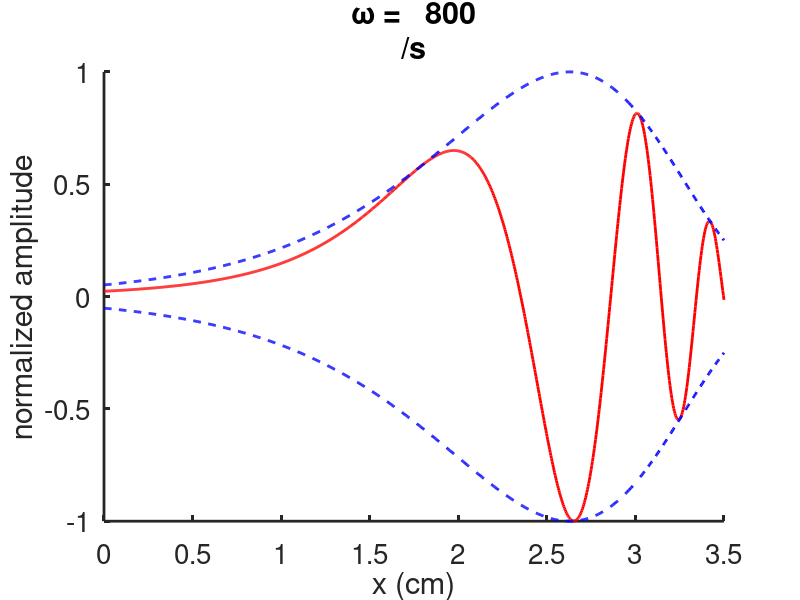
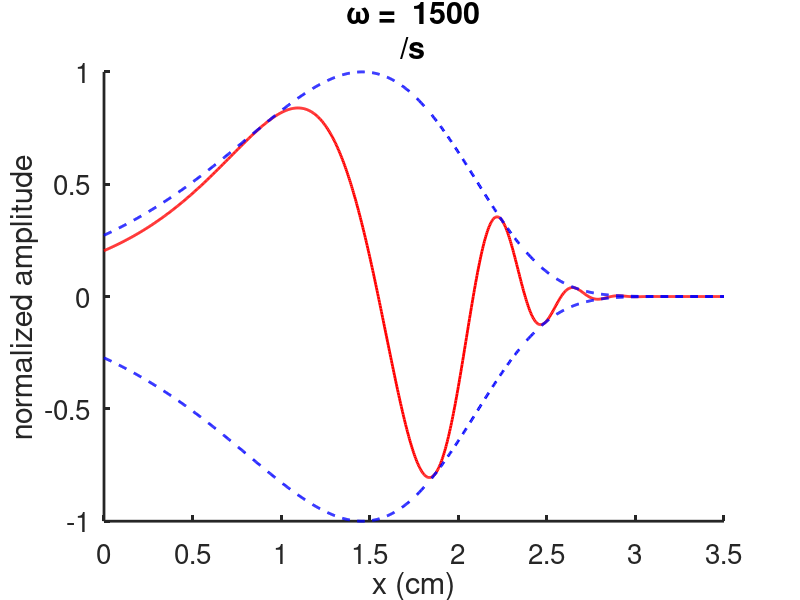

Write the MATLAB code that produced these figures, in order.
%-------------------------------------------------------------------
%
% Simulate deep-water waves in the cochlea.
% 
% For Chapter 20, Section 20.2.4 of
% Keener and Sneyd, Mathematical Physiology, 3rd Edition, Springer.
%
% Written by James Keener and James Sneyd
%
%-------------------------------------------------------------------

clear all
close all
clc
set(0,                           ...
   'defaultaxesfontsize', 20,   ...
   'defaultaxeslinewidth', 2.0, ...
   'defaultlinelinewidth', 2.0, ...
   'defaultpatchlinewidth', 0.7);
L = 3.5;   % Units of cm
l = 3.5;
N = 1000;
x = linspace(0,L,N);
wlist = [800,1500];
igorout = [];
for wj=1:2
    w=wlist(wj);    
    sigma = l/L;    
    k0 = 1e7;
    r0 = 3000;
    F0 = 1000;
    lam = 1.5;
    rho = 1;
    k = k0*exp(-lam*x); 
    r = r0*exp(-lam*x);
    Z = (r + k/(1i*w));
    Z0 = (r0 + k0/(1i*w));
    Y = 2./Z;
    eta0 = F0/Z0;
    
    intY = 2*1i*w*(exp(lam*x) - 1)/(lam*(1i*w*r0 + k0));
    eta = -1i*rho*eta0.*Y.*exp(-w*rho*intY);
       
    figure(wj)
        plot(x,eta/max(abs(eta)),'r')
        hold on
        plot(x,abs(eta)/max(abs(eta)),'--b','LineWidth',2)
        plot(x,-abs(eta)/max(abs(eta)),'--b','LineWidth',2)
        hold off
        xlim([0,L])
        box off
        formatSpecF = '%6.0f\n'; 
        title(strcat('\omega = ',sprintf(formatSpecF,w),'/s'))
        ylabel('normalized amplitude')
        xlabel('x (cm)')

    igorout = [igorout x' real(eta/max(abs(eta)))' abs(eta/max(eta))' -abs(eta/max(eta))'];
end

%writematrix(igorout,'deep.dat')  % for external plotting




% figure(2)
% % test with the analytic solution
% beta = 2*rho*(w^2)*(w*r0 + 1i*k0)/(lam*(k0^2 + w^2*r0^2));
% xi = w*rho/(1i*w*r0+k0);
% eta2 = 2*eta0*xi*exp(lam*x + beta*(1-exp(lam*x)));
% plot(x,eta2,'r','LineWidth',2)
% hold on
% plot(x,abs(eta2),'b','LineWidth',2)
